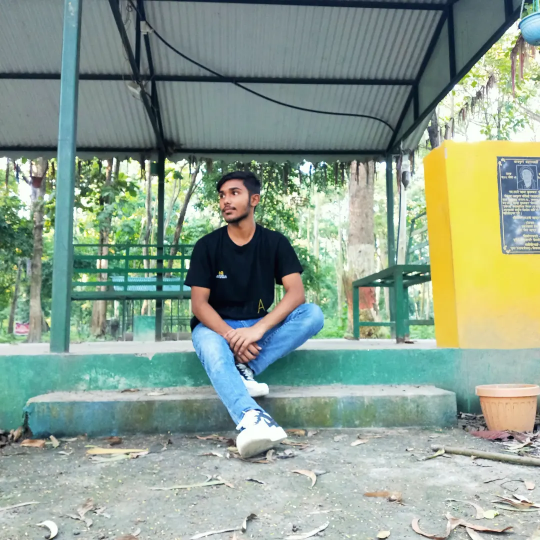
#> input picture pictures/IMG_20230916_154030_531.jpg, 1080 x 1080 px, found by its file name (shown at 1/2 size)
$ python Demo_project.py
#> lines starting #> are read from the running program, lines starting #| are printed output that depends on the picture
import cv2 as cv
import numpy as np

image = cv.imread(r'pictures\IMG_20230916_154030_531.jpg')
#> image is the input picture: shape (1080, 1080, 3); mean B, G, R 144.2, 159.2, 140.5
image_r = cv.resize(image, (800,800))
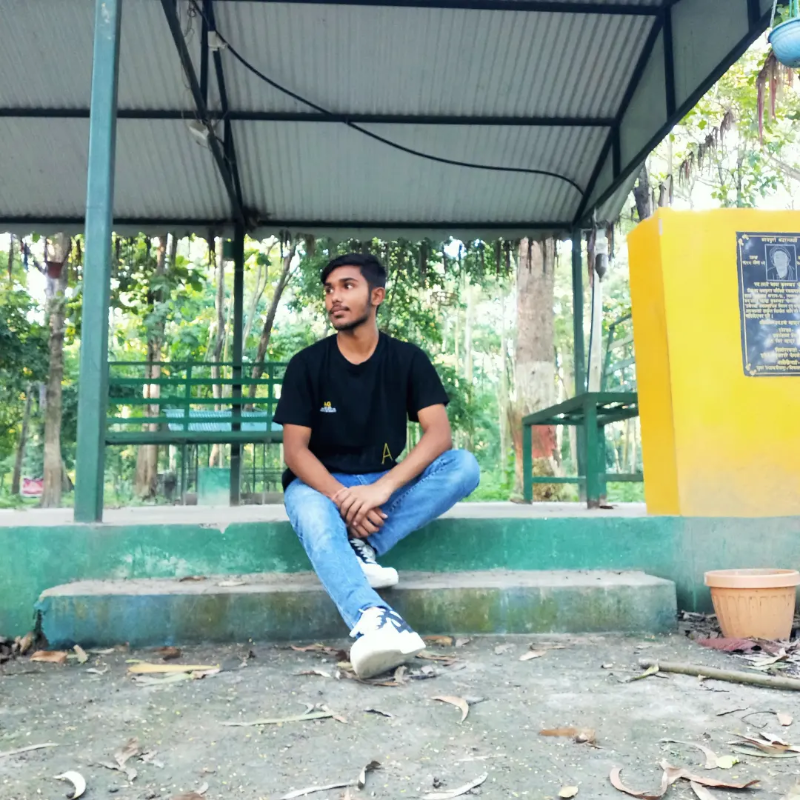
#> image_r: shape (800, 800, 3); mean B, G, R 144, 159.1, 140.4
image_g = cv.cvtColor(image_r, cv.COLOR_BGR2GRAY)
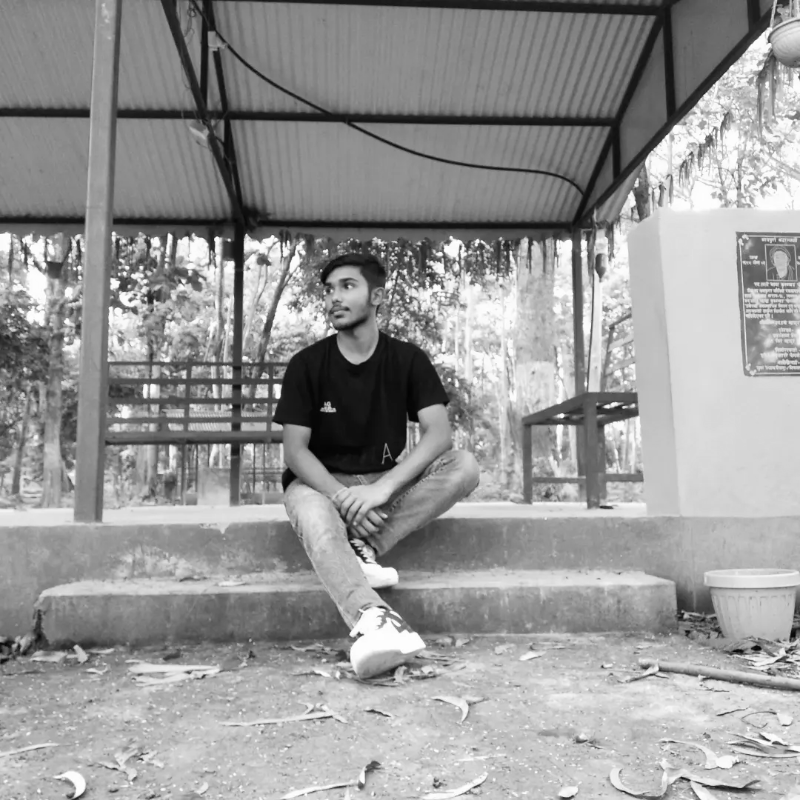
#> image_g: shape (800, 800); min 1, max 255, mean 151.8


# Select ROI (Region of Interest) for object removal
def draw_mask(event, x, y, flags, param):
    global drawing, mask
    if event == cv.EVENT_LBUTTONDOWN:
        drawing = True
    elif event == cv.EVENT_MOUSEMOVE:
        if drawing:
            cv.circle(mask, (x, y), 10, 255, -1)
            cv.circle(image_r, (x, y), 10, (0, 0, 255), -1)
    elif event == cv.EVENT_LBUTTONUP:
        drawing = False

drawing = False
mask = np.zeros(image_r.shape[:2], dtype=np.uint8)
cv.namedWindow("Paint to Select Object")
cv.setMouseCallback("Paint to Select Object", draw_mask)


# Show the image and allow user to draw mask
while True:
    cv.imshow('Paint to Select Object', image_r)
    key = cv.waitKey(1) & 0xFF
#> (key Esc is pressed here)
    if key == 13:  # Enter key to finish drawing
        break
    elif key == 27:  # Esc key to exit without inpainting
        cv.destroyAllWindows()
        exit()
#> (the program exits here)

$ run again, with pictures/IMG_20230706_204934_067.jpg copied over pictures/IMG_20230916_154030_531.jpg
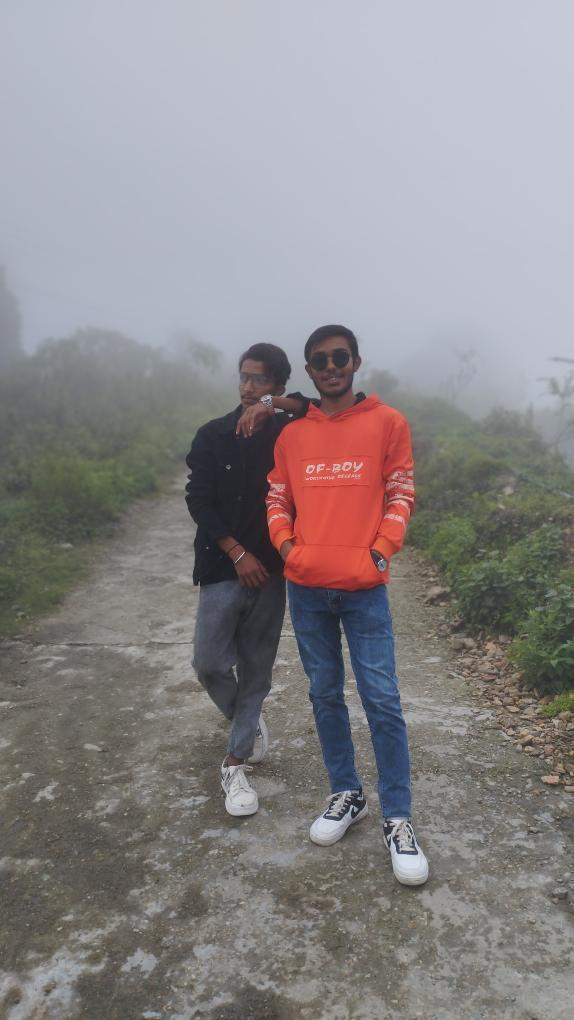
#> input picture pictures/IMG_20230706_204934_067.jpg, 574 x 1020 px, found by its file name
#> image is the input picture: shape (1020, 574, 3); mean B, G, R 137.1, 135.1, 138.6
#> `image_r = cv.resize(image, (800,800))`:
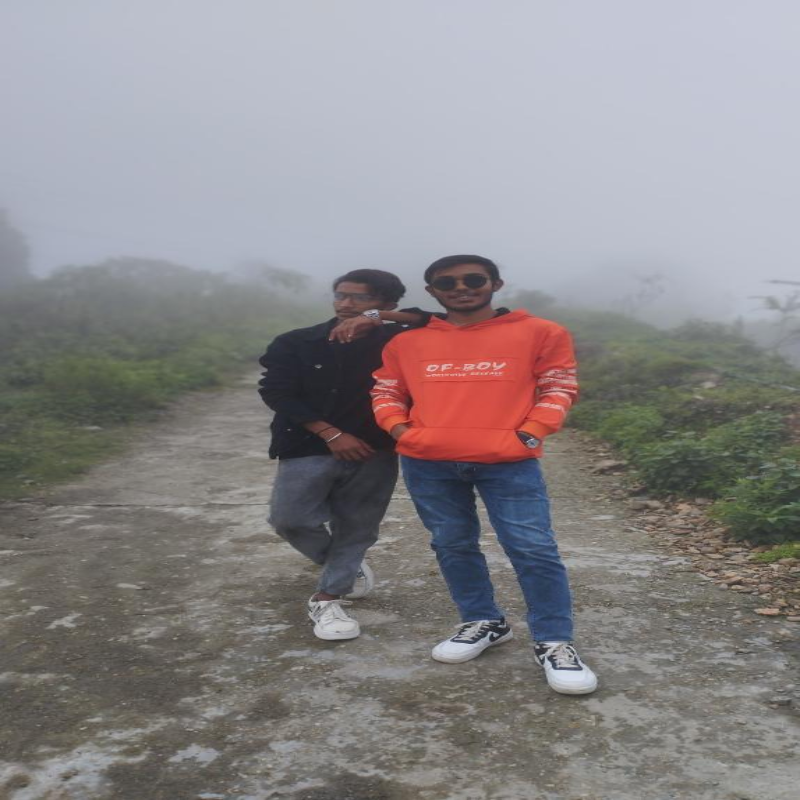
#> image_r: shape (800, 800, 3); mean B, G, R 137, 135, 138.5
#> `image_g = cv.cvtColor(image_r, cv.COLOR_BGR2GRAY)`:
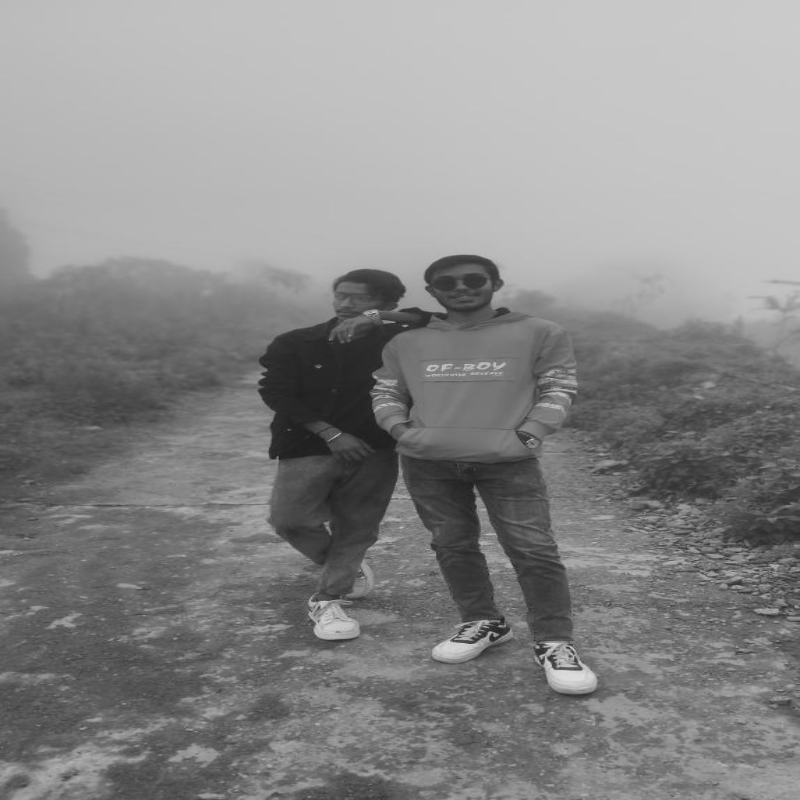
#> image_g: shape (800, 800); min 25, max 223, mean 136.3

$ run again, with pictures/IMG_20230916_154030_516.jpg copied over pictures/IMG_20230916_154030_531.jpg
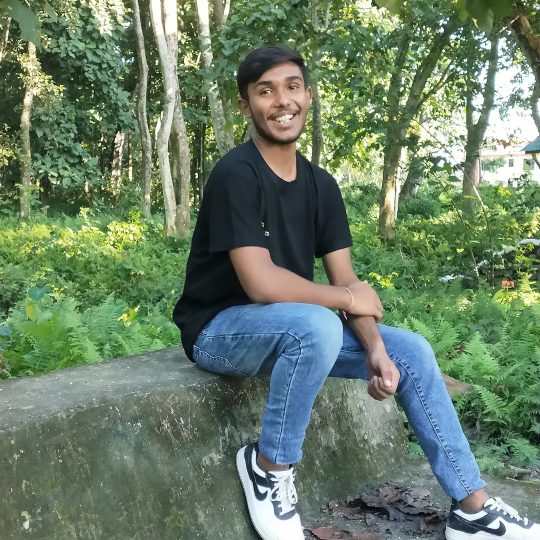
#> input picture pictures/IMG_20230916_154030_516.jpg, 1080 x 1080 px, found by its file name (shown at 1/2 size)
#> image is the input picture: shape (1080, 1080, 3); mean B, G, R 103, 126.7, 105.5
#> `image_r = cv.resize(image, (800,800))`:
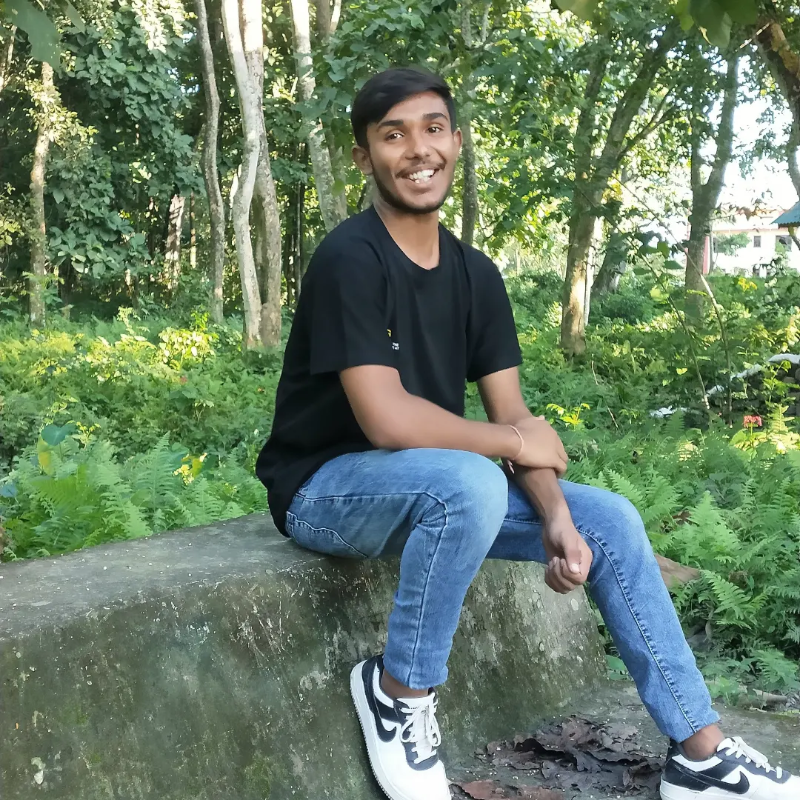
#> image_r: shape (800, 800, 3); mean B, G, R 102.9, 126.6, 105.4
#> `image_g = cv.cvtColor(image_r, cv.COLOR_BGR2GRAY)`:
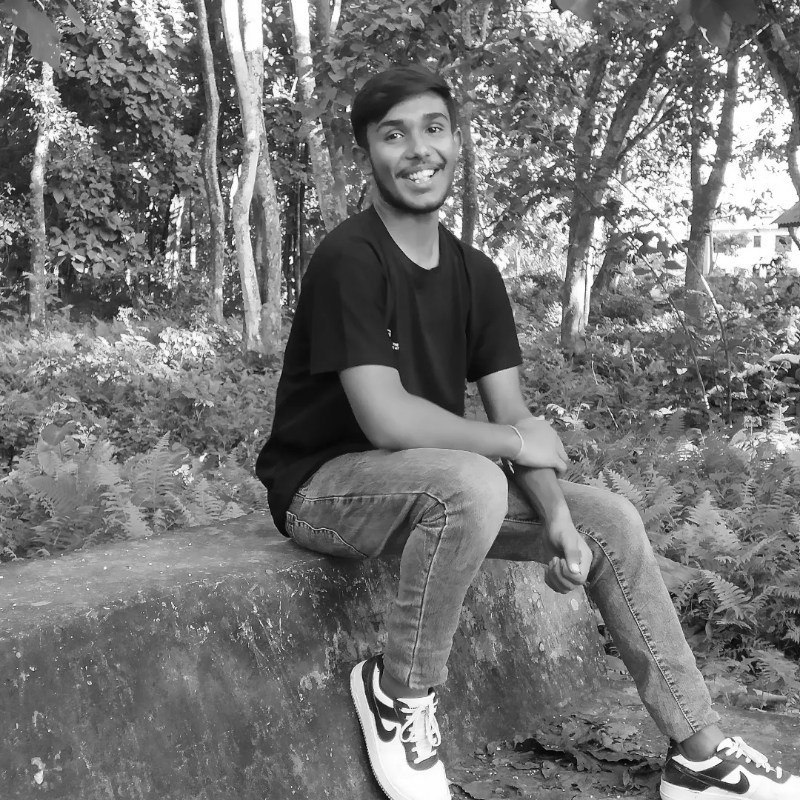
#> image_g: shape (800, 800); min 4, max 255, mean 117.5

$ run again, with pictures/IMG_20230916_154030_588.jpg copied over pictures/IMG_20230916_154030_531.jpg
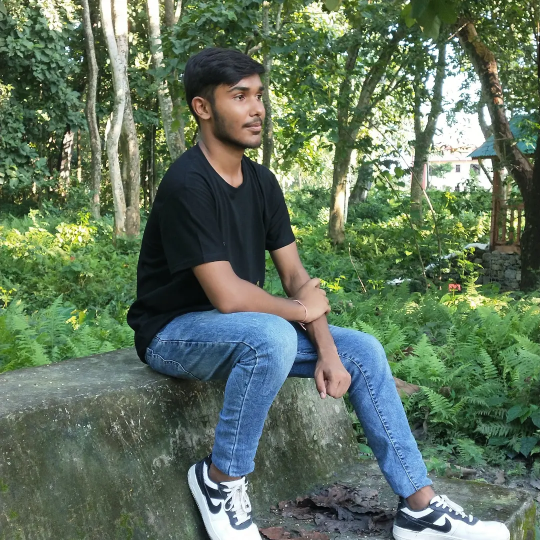
#> input picture pictures/IMG_20230916_154030_588.jpg, 1080 x 1080 px, found by its file name (shown at 1/2 size)
#> image is the input picture: shape (1080, 1080, 3); mean B, G, R 93.8, 115.3, 96
#> `image_r = cv.resize(image, (800,800))`:
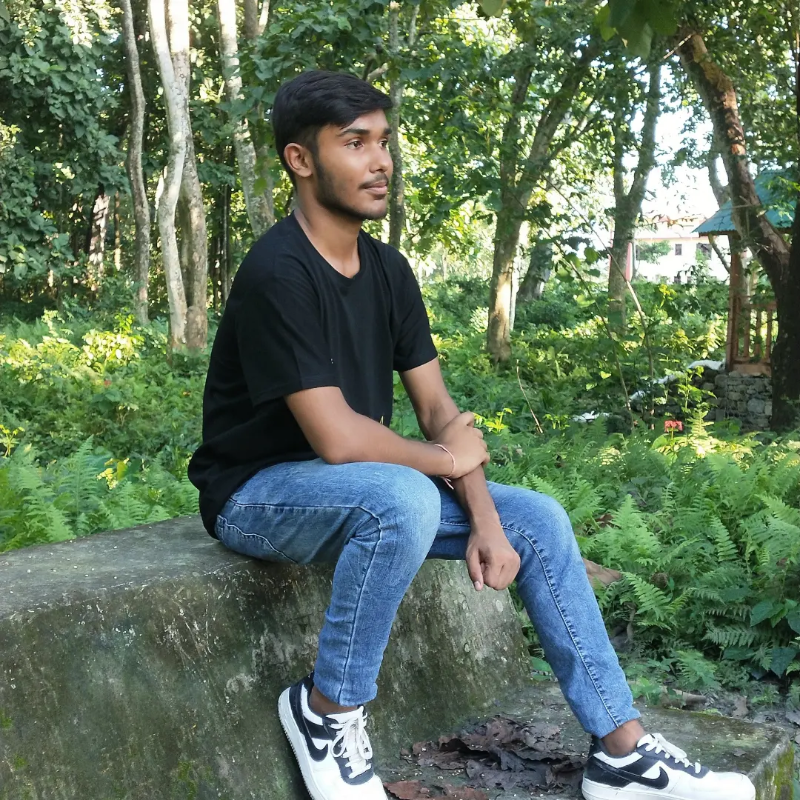
#> image_r: shape (800, 800, 3); mean B, G, R 93.6, 115.2, 95.9
#> `image_g = cv.cvtColor(image_r, cv.COLOR_BGR2GRAY)`:
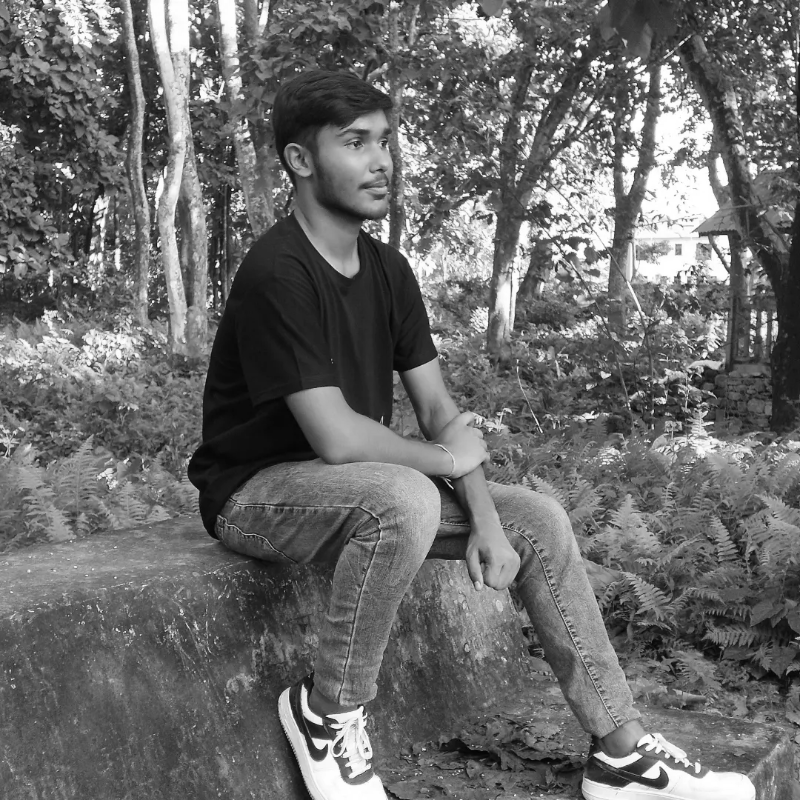
#> image_g: shape (800, 800); min 3, max 255, mean 107
